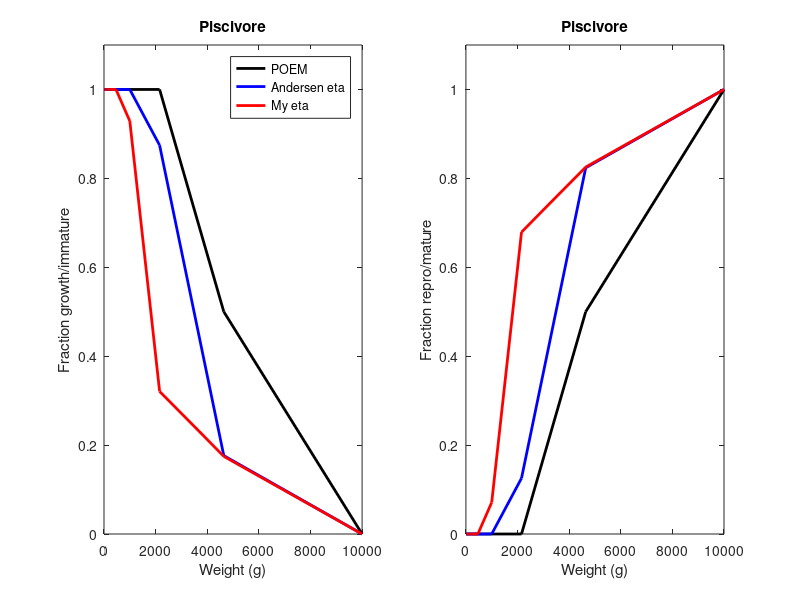
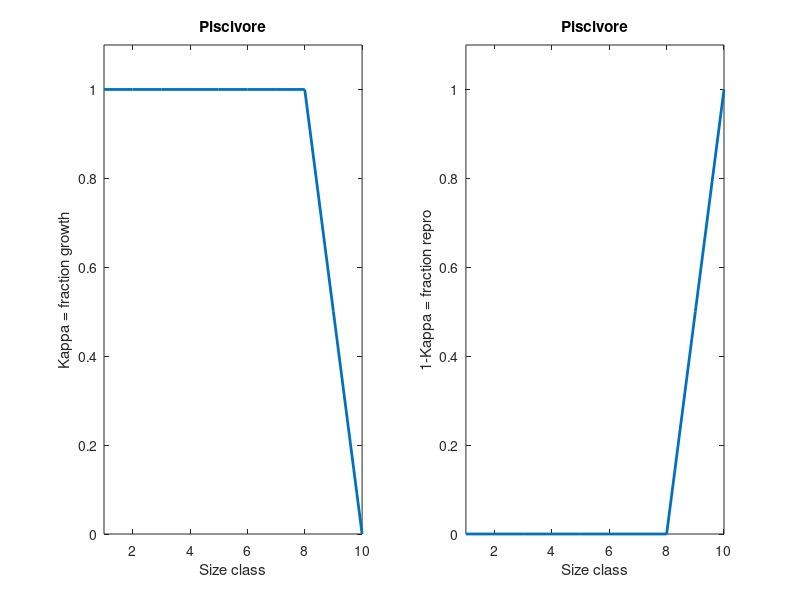
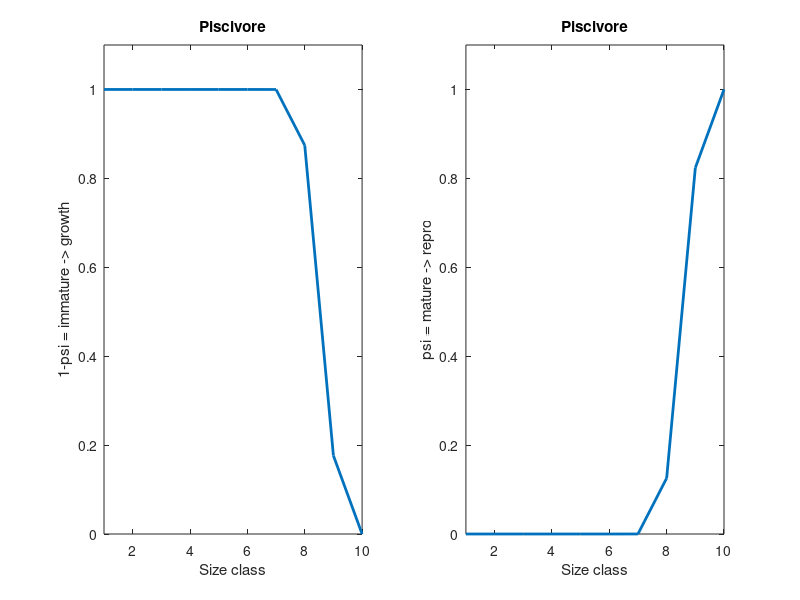
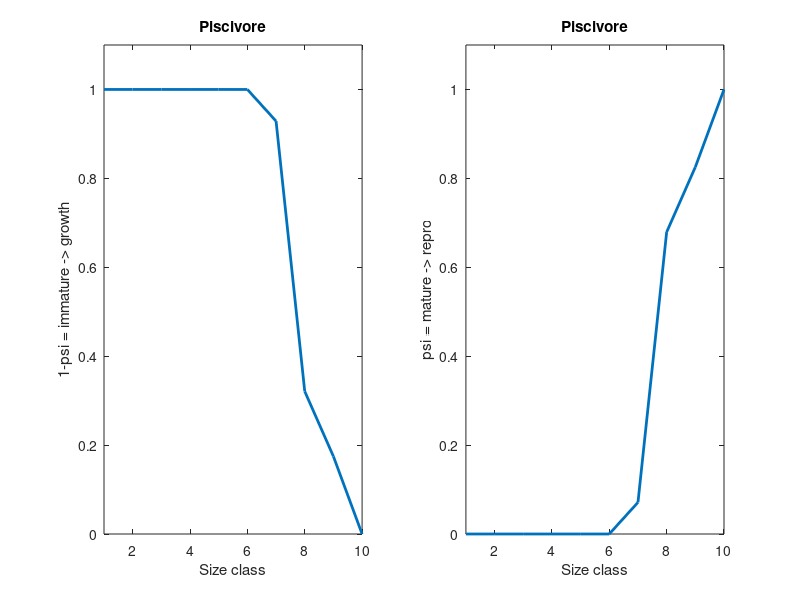

Write the MATLAB code that produced these figures, in order.
% Test log spaced size bins
% Then calc Maturity

clear all
close all

%% Current
PI_smin = 10;   %min size in g
PI_smax = 1e4;  %max size in g
PI_N = 10;      %number of size classes
lPI_s = linspace(log10(PI_smin),log10(PI_smax),PI_N);
PI_s = 10.^(lPI_s);
ds_pi = abs(PI_s - (PI_s(end) * 0.1));
pid = find(ds_pi == min(ds_pi));
pid = pid(1);
PI_K = [ones(1,pid), linspace(1,0,PI_N - pid)];
PI_rep = 1-PI_K;

figure(1)
subplot(1,2,1)
plot(PI_K,'LineWidth',2);
axis([1 10 0 1.1])
xlabel('Size class')
ylabel('Kappa = fraction growth')
title('Piscivore')
subplot(1,2,2)
plot(PI_rep,'LineWidth',2);
axis([1 10 0 1.1])
xlabel('Size class')
ylabel('1-Kappa = fraction repro')
title('Piscivore')

%% Andersen
nm = 0.25;
n=0.75;
psi = (1+(PI_s/(nm.*PI_s(end))).^-10).^-1 .* (PI_s/PI_s(end)).^(1-n);
grow=1-psi;

psiA = psi;
growA = grow;

figure(2)
subplot(1,2,1)
plot(growA,'LineWidth',2);
axis([1 10 0 1.1])
xlabel('Size class')
ylabel('1-psi = immature -> growth')
title('Piscivore')
subplot(1,2,2)
plot(psiA,'LineWidth',2);
axis([1 10 0 1.1])
xlabel('Size class')
ylabel('psi = mature -> repro')
title('Piscivore')

%% My FB & RAM analysis of Lm vs Linf
nm = 0.1213;
n=0.75;
psi = (1+(PI_s/(nm.*PI_s(end))).^-10).^-1 .* (PI_s/PI_s(end)).^(1-n);
grow=1-psi;

figure(3)
subplot(1,2,1)
plot(grow,'LineWidth',2);
axis([1 10 0 1.1])
xlabel('Size class')
ylabel('1-psi = immature -> growth')
title('Piscivore')
subplot(1,2,2)
plot(psi,'LineWidth',2);
axis([1 10 0 1.1])
xlabel('Size class')
ylabel('psi = mature -> repro')
title('Piscivore')

%% All together
figure(4)
subplot(1,2,1)
plot(PI_s,PI_K,'k','LineWidth',2); hold on;
plot(PI_s,growA,'b','LineWidth',2); hold on;
plot(PI_s,grow,'r','LineWidth',2); hold on;
ylim([0 1.1])
legend('POEM','Andersen eta','My eta')
xlabel('Weight (g)')
ylabel('Fraction growth/immature')
title('Piscivore')
subplot(1,2,2)
plot(PI_s,PI_rep,'k','LineWidth',2);hold on;
plot(PI_s,psiA,'b','LineWidth',2); hold on;
plot(PI_s,psi,'r','LineWidth',2); hold on;
ylim([0 1.1])
xlabel('Weight (g)')
ylabel('Fraction repro/mature')
title('Piscivore')
print('-dpng','maturity_fns_pisc_logsize.png')


